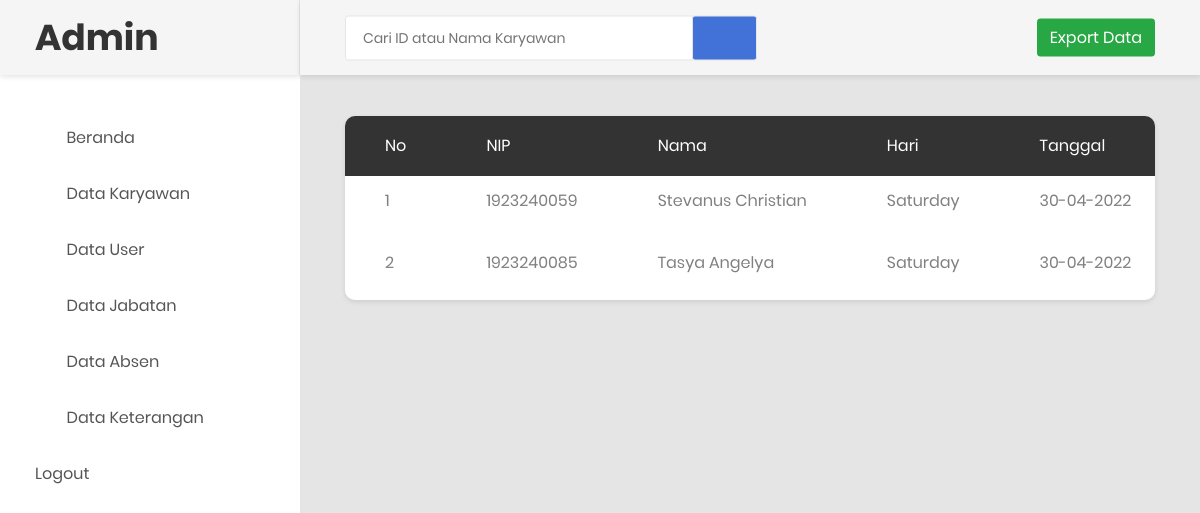
Before: /data_absen.php (signed in) with the older database file.
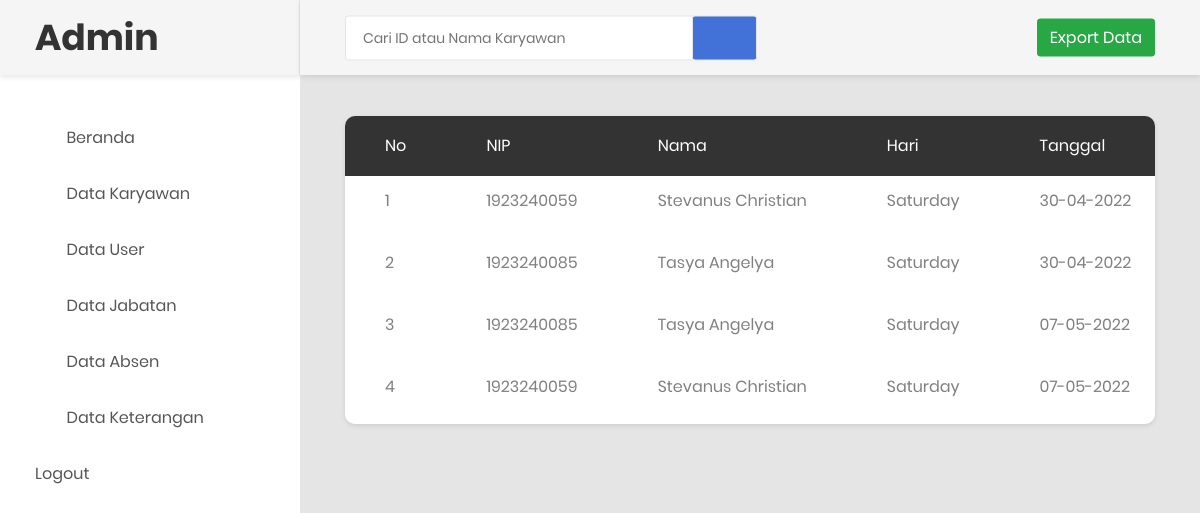
After: the same page with the newer database file.
### tables this page shows
CREATE TABLE `tb_absen` (
  `id` int(11) NOT NULL,
  `id_karyawan` int(11) NOT NULL,
  `nama` varchar(255) NOT NULL,
  `hari` varchar(250) NOT NULL,
  `tanggal` varchar(250) NOT NULL,
  `waktu` varchar(255) NOT NULL,
  `latitude` varchar(250) NOT NULL,
  `longitude` varchar(250) NOT NULL
);

### data_absen.php (the view, shortened to what this page needs)
<!DOCTYPE html>
<html lang="en">
<head>
    <link rel="stylesheet" href="https://maxcdn.bootstrapcdn.com/bootstrap/4.5.2/css/bootstrap.min.css">
    <link rel="stylesheet" type="text/css" href="css/bootstrap.css" media="all">
    <link href="css/font-face.css" rel="stylesheet" media="all">
    <link href="vendor/font-awesome-4.7/css/font-awesome.min.css" rel="stylesheet" media="all">
    <link href="vendor/font-awesome-5/css/fontawesome-all.min.css" rel="stylesheet" media="all">
    <link href="vendor/mdi-font/css/material-design-iconic-font.min.css" rel="stylesheet" media="all">
    <link href="vendor/bootstrap-4.1/bootstrap.min.css" rel="stylesheet" media="all">
    <link href="vendor/animsition/animsition.min.css" rel="stylesheet" media="all">
    <link href="vendor/bootstrap-progressbar/bootstrap-progressbar-3.3.4.min.css" rel="stylesheet" media="all">
    <link href="vendor/wow/animate.css" rel="stylesheet" media="all">
    <link href="vendor/css-hamburgers/hamburgers.min.css" rel="stylesheet" media="all">
    <link href="vendor/slick/slick.css" rel="stylesheet" media="all">
    <link href="vendor/select2/select2.min.css" rel="stylesheet" media="all">
    <link href="vendor/perfect-scrollbar/perfect-scrollbar.css" rel="stylesheet" media="all">
    <link href="css/theme.css" rel="stylesheet" media="all">
</head>
<body class="animsition">
    <div class="page-wrapper">
        <aside class="menu-sidebar d-none d-lg-block">
            <div class="logo">
                <a href="#">
                    <h1>Admin</h1>
                </a>
            </div>
            <div class="menu-sidebar__content js-scrollbar1">
                <nav class="navbar-sidebar">
                    <ul class="list-unstyled navbar__list">
                        <li>
                            <a class="js-arrow" href="admin.php">
                                <i class="fas fa-tachometer-alt"></i>Beranda</a>
                        </li>
                        <li>
                            <a href="datakaryawan.php">
                                <i class="fas fa-chart-bar"></i>Data Karyawan</a>
                        </li>
                        <li>
                            <a href="datauser.php">
                                <i class="fas fa-table"></i>Data User</a>
                        </li>
                        <li>
                            <a href="datajabatan.php">
                                <i class="far fa-check-square"></i>Data Jabatan</a>
                        </li>
                        <li class="data_absen.php">
                            <a href="data_absen.php">
                                <i class="fas fa-calendar-alt"></i>Data Absen</a>
                        </li>
                          <li>
                            <a href="data_keterangan.php">
                                <i class="fas fa-table"></i>Data Keterangan
                            </a>
                        </li>
                        <li>
                            <a href="logout.php">Logout</a>
                        </li>
                    </ul>
                </nav>
            </div>
        </aside>
        <div class="page-container">
            <header class="header-desktop">
                <div class="section__content section__content--p30">
                    <div class="container-fluid">
                        <div class="header-wrap">
                            <form class="form-header" action="prospenab.php" method="POST">
                                <input autocomplete="off" class="au-input au-input--xl" type="text" name="cari" placeholder="Cari ID atau Nama Karyawan" />
                                <button class="au-btn--submit" type="submit">
                                    <i class="zmdi zmdi-search"></i>
                                </button>
                            </form>
                            <a href="export_excel.php"><button class="btn btn-success" onclick="return confirm('Export data ke Microsoft Excel?');">Export Data</button></a>
                        </div>
                    </div>
                </div>
            </header>
            <div class="main-content">
                <div class="section__content section__content--p30">
                    <div class="container-fluid">
                                <div class="table-responsive table--no-card m-b-30">
                                    <table class="table table-borderless table-striped table-earning">
                                        <thead>
                                            <tr>
                                                <th>No</th>
                                                <th>NIP</th>
                                                <th>Nama</th>
                                                <th>Hari</th>
                                                <th>Tanggal</th>
                                            </tr>
                                        </thead>
                                        <?php
                                            include 'koneksi.php';
                                            $sql = "SELECT * FROM tb_absen";
                                            $query = mysqli_query($koneksi, $sql);
                                            $no = 1;
                                            while ($row = mysqli_fetch_array($query)) {
                                         ?>
                                        <tbody>
                                            <tr>
                                                <td><?php echo $no ?></td>
                                                <td><?php echo $row['id_karyawan']; ?></td>
                                                <td><?php echo $row ['nama']; ?></td>
                                                <td><?php echo $row['hari']; ?></td>
                                                <td><?php echo $row['tanggal']; ?></td>
                                            </tr>
                                           <?php
                                           $no++;
                                       }
                                            ?>
                                        </tbody>
                                    </table>
                                </div>
                            </div>
                        <div class="row">
                            <div class="col-lg-6">
                            </div>
                            </div>
                        </div>
                        <div class="row">
                            <div class="col-md-12">
                            </div>
                        </div>
                        <div class="row m-t-30">
                            <div class="col-md-12">
                            </div>
                        </div>
                </div>
            </div>
        </div>
</body>
</html>

Changed rows visible on the page:
added tb_absen: id_karyawan "1923240085", nama "Tasya Angelya", hari "Saturday", tanggal "07-05-2022"
added tb_absen: id_karyawan "1923240059", nama "Stevanus Christian", hari "Saturday", tanggal "07-05-2022"
